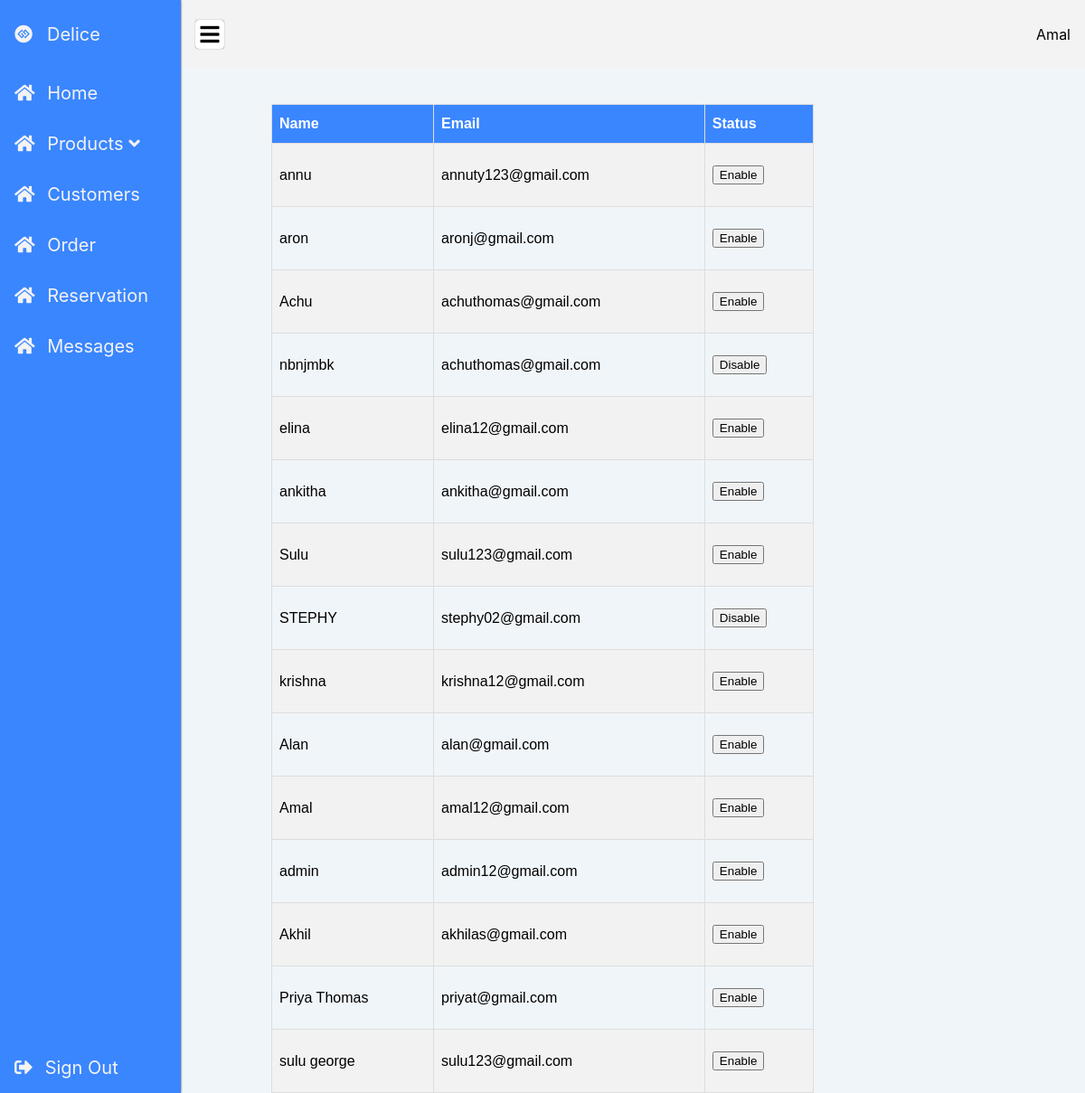
The app's page /regdetails.php (signed in) with its own data.
### tables this page shows
CREATE TABLE `register` (
  `id` int(10) NOT NULL,
  `name` varchar(150) NOT NULL,
  `email` varchar(150) NOT NULL,
  `password` varchar(150) NOT NULL,
  `status` varchar(50) NOT NULL,
  `role` varchar(50) NOT NULL
);

### regdetails.php (the view, shortened to what this page needs)
<?php
if(isset($_SESSION["deliceSession"]) != session_id()){
    header("Location: front_page.php");
    die();
}
else{
?>
<!DOCTYPE html>
<html lang="en">
  <head>
    <link rel="stylesheet" href="stylesheet/admin.css" >
    <link rel="stylesheet" href="https://cdnjs.cloudflare.com/ajax/libs/font-awesome/5.15.3/css/all.min.css" />
   </head>
<body>
  <header id="header">
    <i class="fa fa-bars" id="nav-toggler"></i>
    <div>
      <span><?php
            include 'db_connect.php';
                echo "<p class=display>".$_SESSION['name']."</p>";
            ?></span>
    </div>
  </header>
  <nav id="nav">
  <div>
    <div class="logo">
      <i class="fab fa-gg-circle"></i>
      <span>Delice</span>
    </div>
    <ul class="nav">
      <li class="nav_item">
        <a href="admin.php" class="nav_item-link">
          <i class="fa fa-home"></i>
          <span>Home</span>
        </a>
      </li>
      <li class="nav_item">
        <a href="#" class="nav_item-link">
          <i class="fa fa-home"></i>
          <span>Products <i class="fa fa-angle-down"></i></span>
        </a>
      </li>
      <li class="nav_item">
        <a href="#" class="nav_item-link">
          <i class="fa fa-home"></i>
          <span>Customers</span>
        </a>
      </li>
      <li class="nav_item">
        <a href="order_details.php" class="nav_item-link">
          <i class="fa fa-home"></i>
          <span>Order</span>
        </a>
      </li>
      <li class="nav_item">
        <a href="reservedetails.php" class="nav_item-link">
          <i class="fa fa-home"></i>
          <span>Reservation</span>
        </a>
      </li>
      <li class="nav_item">
        <a href="contactdetails.php" class="nav_item-link">
          <i class="fa fa-home"></i>
          <span>Messages</span>
        </a>
      </li>
    </ul>
  </div>
    <a href="login2.php" class="sign-out">
      <i class="fas fa-sign-out-alt"></i>
      <span>Sign Out</span>
    </a>
  </nav><br><br>
  <center>
<table id="customers">
  <tr>
    <th>Name</th>
    <th>Email</th>
    <th>Status</th>
  </tr>
  <?php
  $result = mysqli_query($con, "SELECT * FROM `register`");
  while($row=mysqli_fetch_array($result)){
	  ?>
  <tr>
    <td><?php echo $row["name"];?> </td>
	  <td><?php echo $row["email"];?> </td>
    <td>
      <?php
      if($row['status']==1){
        echo '<p><a href="status.php?id='.$row['id'].'&status=0"><button>Enable</button></a></p>';
      }else{
        echo '<p><a href="status.php?id='.$row['id'].'&status=1"><button>Disable</button></a></p>';
      }
      ?>
    </td>
  </tr>
<?php
}
?>
</table>
</center>
</body>
</html>
<?php
}
?>

### stylesheet/admin.css (style rules this page uses)
:root { --nav-width: 200px; --nav-collapse-width: 80px; --header-height: 75px; --nav-bg-color: #3a86ff; --active-color: #ffff3f; }
*, *:before, *:after { box-sizing: border-box; }
body { margin: 0; padding: 0; font-family: Montserrat, -apple-system, BlinkMacSystemFont, 'Segoe UI', Roboto, Oxygen, Ubuntu, Cantarell, 'Open Sans', 'Helvetica Neue', sans-serif; background: #f0f5f9; }
ul { list-style-type: none; margin: 0; padding: 0; }
a { text-decoration: none; color: #343434; }
header { display: flex; justify-content: space-between; padding: 0 1rem; align-items: center; height: var(--header-height); background-color: #f3f3f3; padding-left: calc(var(--nav-width) + 1rem); transition: padding-left 0.3s ease-in-out; }
header #nav-toggler { font-size: 1.5rem; box-shadow: 0 0 1px #343434; background-color: #fff; padding: 0.25rem 0.35rem; border-radius: 0.25rem; }
nav { display: flex; flex-direction: column; justify-content: space-between; position: fixed; top: 0; left: 0; height: 100%; background-color: var(--nav-bg-color); width: var(--nav-width); transition: width 0.2s ease-in-out; box-shadow: 0 0 2px #343434; }
nav .logo { display: flex; justify-content: flex-start; align-items: center; height: var(--header-height); }
nav .logo span { margin-left: 1rem; }
.nav_item-link, .logo, .sign-out { font-size: 1.25rem; display: block; padding: 1rem; color: #f3f3f3; white-space: nowrap; }
.nav_item-link span, .logo span, .sign-out span { margin-left: 0.5rem; }
#customers { font-family: Arial, Helvetica, sans-serif; border-collapse: collapse; width: 50%; }
#customers td, #customers th { border: 1px solid #ddd; padding: 8px; }
#customers tr:nth-child(even) { background-color: #f2f2f2; }
#customers th { padding-top: 12px; padding-bottom: 12px; text-align: left; background-color: #3a86ff; color: white; }

### records on screen
register: name "annu", email "annuty123@gmail.com"
register: name "aron", email "aronj@gmail.com"
register: name "Achu", email "achuthomas@gmail.com"
register: name "nbnjmbk", email "achuthomas@gmail.com"
register: name "elina", email "elina12@gmail.com"
register: name "ankitha", email "ankitha@gmail.com"
register: name "Sulu", email "sulu123@gmail.com"
register: name "STEPHY", email "stephy02@gmail.com"
register: name "krishna", email "krishna12@gmail.com"
register: name "Alan", email "alan@gmail.com"
register: name "Amal", email "amal12@gmail.com"
register: name "admin", email "admin12@gmail.com"
register: name "Akhil", email "akhilas@gmail.com"
register: name "Priya Thomas", email "priyat@gmail.com"
register: name "sulu george", email "sulu123@gmail.com"

### other values on screen
$_SESSION['name'] "Amal"
